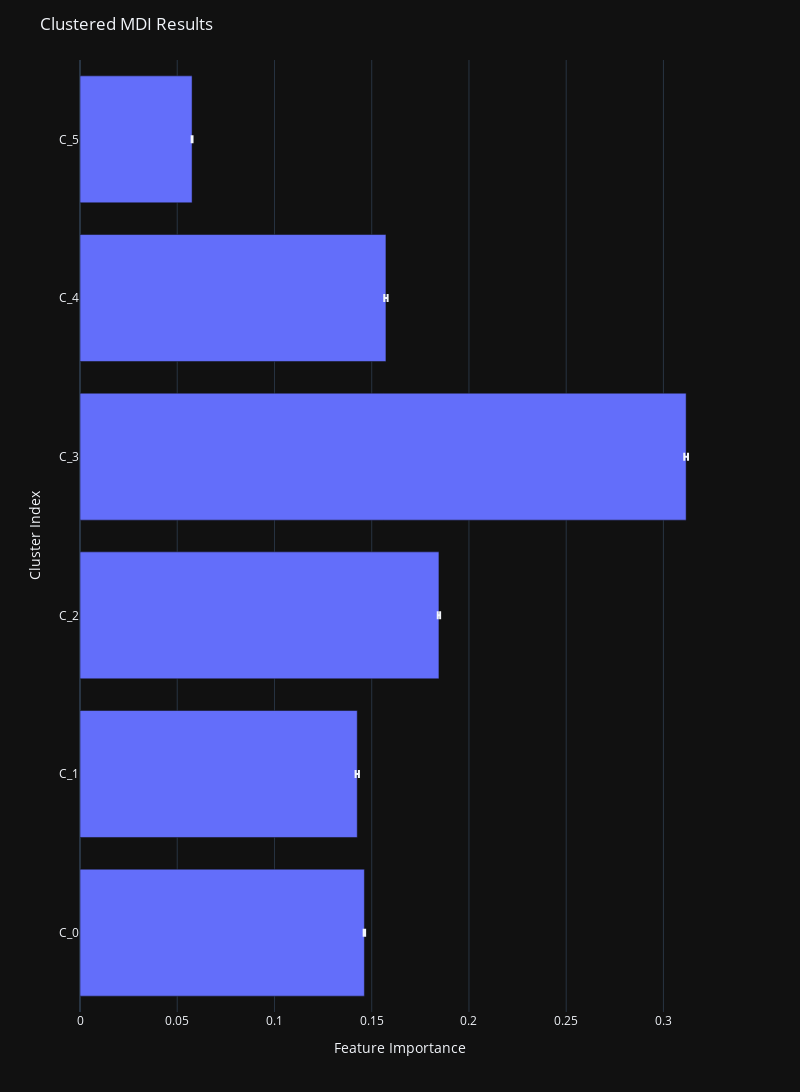

Notebook source saved alongside this figure:
### Markdown cell above
# Plot Results

### Code cell
import plotly.express as px

result["ClusterIndex"] = result.index
fig = px.bar(
    result,
    x="Mean", 
    y="ClusterIndex",
    error_x="StandardDeviation",
    orientation='h'
)

fig.update_layout(
    title="Clustered MDI Results",
    xaxis_title="Feature Importance",
    yaxis_title="Cluster Index",
    template="plotly_dark",
    width=800, height=1200,
    # legend_title="Legend Title",
    # font=dict(
    #     family="Courier New, monospace",
    #     size=18,
    #     color="RebeccaPurple"
    # )
)

fig.show()

### Figure 1 — Plotly figure (JSON) as saved in the notebook; plotly's stock layout.template omitted (floating-point values rounded to 4 significant figures)
{"data": [{"alignmentgroup": "True", "error_x": {"array": [0.0003737, 0.0008532, 0.0006118, 0.0009593, 0.0008574, 0.0002197]}, "hovertemplate": "Mean=%{x}<br>ClusterIndex=%{y}<extra></extra>", "legendgroup": "", "marker": {"color": "#636efa", "pattern": {"shape": ""}}, "name": "", "offsetgroup": "", "orientation": "h", "showlegend": false, "textposition": "auto", "type": "bar", "x": [0.1462, 0.1426, 0.1846, 0.3117, 0.1573, 0.05764], "xaxis": "x", "y": ["C_0", "C_1", "C_2", "C_3", "C_4", "C_5"], "yaxis": "y"}], "layout": {"barmode": "relative", "height": 1200, "legend": {"tracegroupgap": 0}, "margin": {"t": 60}, "title": {"text": "Clustered MDI Results"}, "width": 800, "xaxis": {"anchor": "y", "domain": [0, 1], "title": {"text": "Feature Importance"}}, "yaxis": {"anchor": "x", "domain": [0, 1], "title": {"text": "Cluster Index"}}}}
